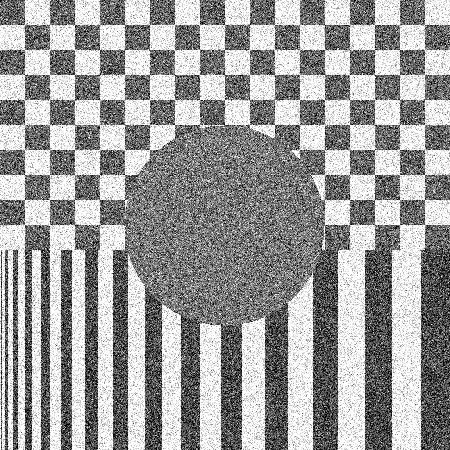
#> input picture walkthrough/ex4-ImageFiltering/data/Gaussian.png, 450 x 450 px
$ jupyter execute answers.ipynb
#> lines starting #> are read from the running program, lines starting #| are printed output that depends on the picture
## Image Filtering

[cell 1]
from scipy.ndimage import correlate
import numpy as np
from skimage import color, io, measure, img_as_ubyte
from skimage.measure import profile_line
from skimage.transform import rescale, resize
import matplotlib.pyplot as plt
import pydicom as dicom
from skimage.filters import median, gaussian

#### Filterig using pyhton

[cell 2]
input_img = np.arange(25).reshape(5, 5)

print(f"---------\nbefore convolution filter:\n----------\n{input_img}")

weights = [[0, 1, 0],
		   [1, 2, 1],
		   [0, 1, 0]]
print("----------")
res_img = correlate(input_img, weights)
print(f"after convolution filter:\n-----------\n{res_img}")

[cell 3]
print(res_img[3, 3])

[cell 4]
## correlation with different padding value
res_img_padding = correlate(input_img, weights, mode="constant", cval=10)
print(f"convolution with different padding:\n{res_img}")
print(f"-------\ndifference because of padding\n-----------\n{np.abs(res_img - res_img_padding)}")
print("=====> difference only at the boundaries")

[cell 5]
in_dir = "data/"

# X-ray image
im_name = "Gaussian.png"

im_org = io.imread(in_dir + im_name, as_gray = True)
#> im_org is the input picture: shape (450, 450) float64; min 0, max 1, mean 0.609

io.imshow(im_org)
plt.title('Metacarpal image')
io.show()

[cell 6]
im_org.shape
#> Out = (450, 450)

[cell 7]
size = 10
# Two dimensional filter filled with 1
weights = np.ones([size, size])
# Normalize weights
weights = weights / np.sum(weights)
#print(weights)

res_img = correlate(im_org, weights)
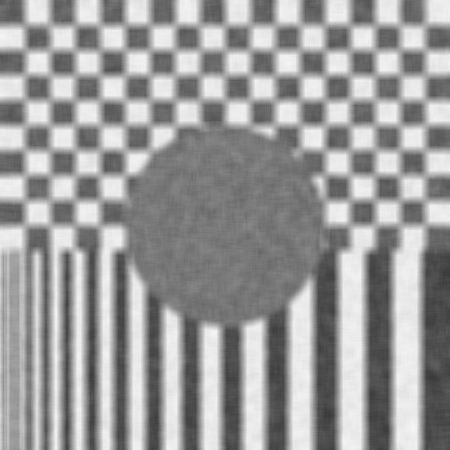
#> res_img: shape (450, 450) float64; min 0.224, max 0.969, mean 0.61

io.imshow(res_img)
plt.title('With mean filter')
io.show()

[cell 8]
size = 10
footprint = np.ones([size, size])
med_img = median(im_org, footprint)
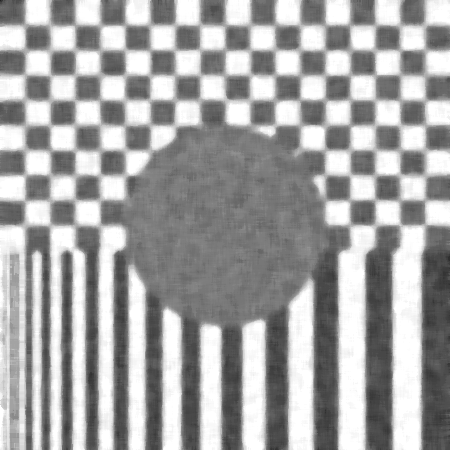
#> med_img: shape (450, 450) float64; min 0.137, max 1, mean 0.644

io.imshow(med_img)
plt.title('With median filter')
io.show()

## compare mean and median filter

[cell 9]
in_dir = "data/"

# salt pepper
im_name = "SaltPepper.png"

im_org = io.imread(in_dir + im_name)
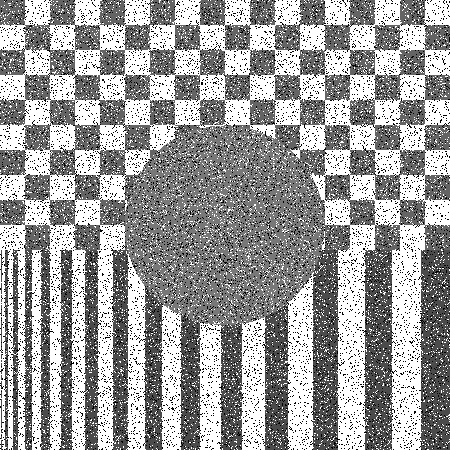
#> input picture walkthrough/ex4-ImageFiltering/data/SaltPepper.png, 450 x 450 px
#> im_org is the input picture: shape (450, 450, 3); min 0, max 255, mean 156.3

f, axarr = plt.subplots(1, 3, figsize=(15, 5))
f.suptitle("Mean and median filter for salt pepper noise")
axarr[0].imshow(im_org)
axarr[0].set_title("Original")
size = 10
weights = np.ones([size, size, 3])
weights = weights / np.sum(weights)
res_img = correlate(im_org, weights)
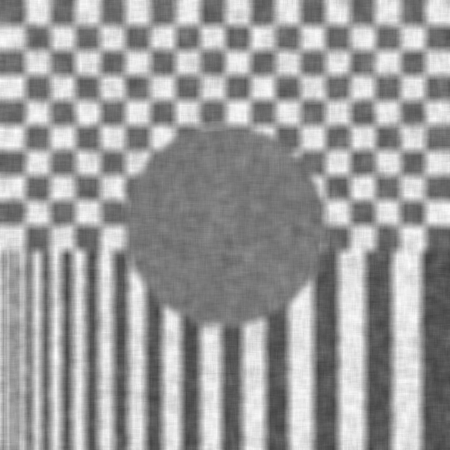
#> res_img: shape (450, 450, 3); min 67, max 252, mean 155.8
axarr[1].imshow(res_img)
axarr[1].set_title("Mean filter")
size = 10
footprint = np.ones([size, size, 3])
med_img = median(im_org, footprint)
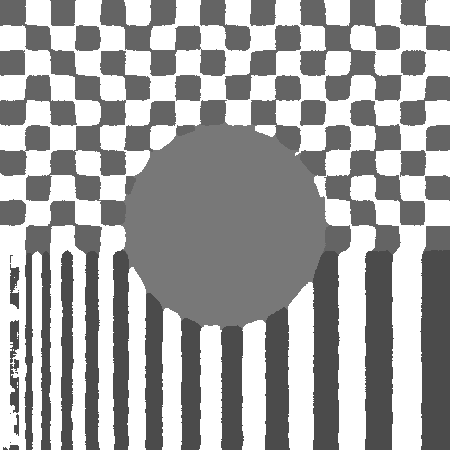
#> med_img: shape (450, 450, 3); min 75, max 255, mean 164.8
axarr[2].imshow(med_img)
axarr[2].set_title("Median Filter")

[cell 10]
sigma = 1
gauss_img = gaussian(im_org, sigma)
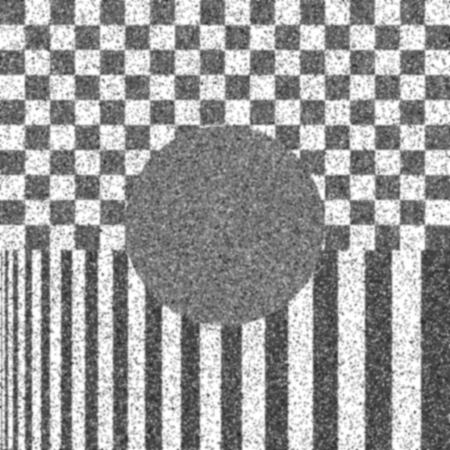
#> gauss_img: shape (450, 450, 3) float64; min 0.122, max 1, mean 0.613
io.imshow(gauss_img)
plt.title('With median filter')
io.show()
